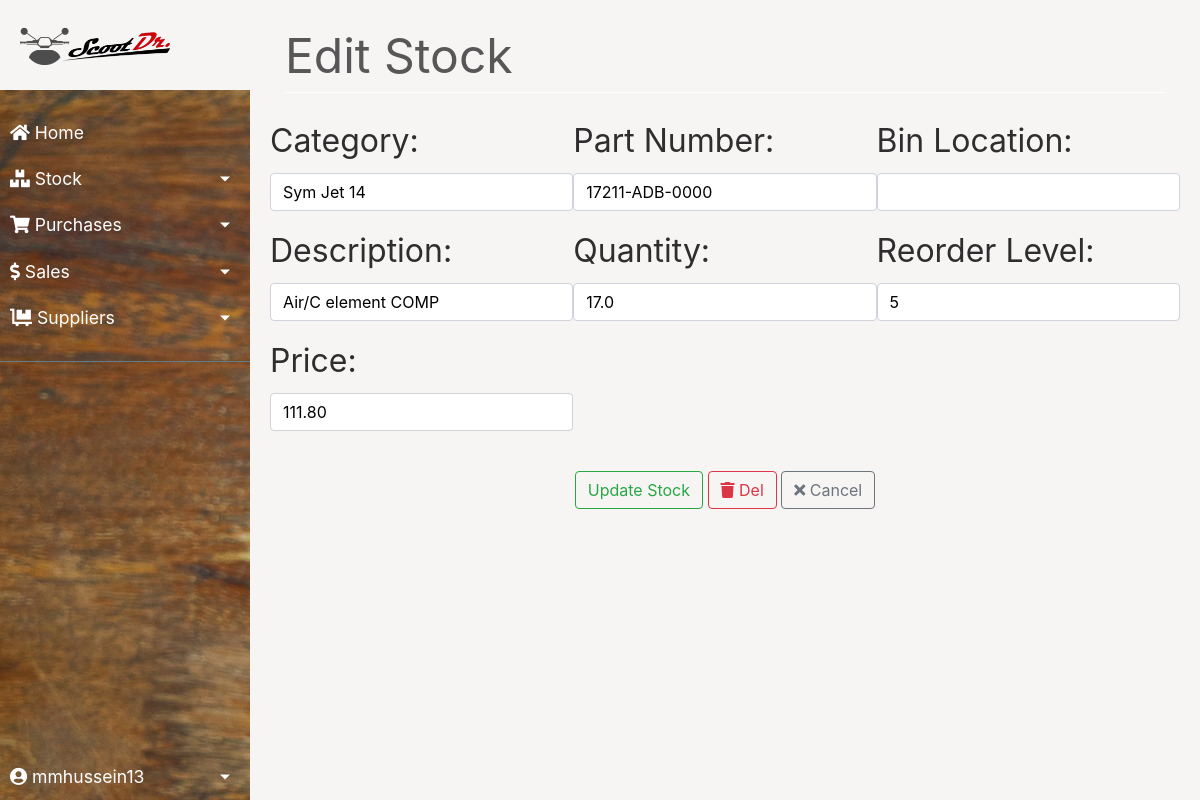
Screenshot of /inventory/stock/80/edit (signed in) with the database file from the repository.
### inventory/models.py (models this page shows, shortened)
class Stock(models.Model):
    id = models.AutoField(primary_key=True)
    category = models.CharField(max_length=50, blank=True, null=True)
    part_number = models.CharField(max_length=50, blank=False, null=True, unique=True)
    bin_location = models.CharField(max_length=50, blank=True, null=True)
    name = models.CharField(max_length=50, unique=True)
    quantity = models.FloatField(default=0)
    cost_per_item = models.DecimalField(max_digits=19, decimal_places=2, null=False, blank=False)
    reorder_level = models.IntegerField(default=0, blank=True, null=True)
    is_deleted = models.BooleanField(default=False)

### inventory/views.py (the view)
class StockUpdateView(SuccessMessageMixin, UpdateView):                                 # updateview class to edit stock, mixin used to display message
    model = Stock                                                                       # setting 'Stock' model as model
    form_class = StockForm                                                              # setting 'StockForm' form as form
    template_name = "edit_stock.html"                                                   # 'edit_stock.html' used as the template
    success_url = '/inventory'                                                          # redirects to 'inventory' page in the url after submitting the form
    success_message = "Stock has been updated successfully"                             # displays message when form is submitted
    def get_context_data(self, **kwargs):                                               # used to send additional context
        context = super().get_context_data(**kwargs)
        context["title"] = 'Edit Stock'
        context["savebtn"] = 'Update Stock'
        context["delbtn"] = 'Delete Stock'
        return context

### inventory/forms.py
class StockForm(forms.ModelForm):
    def __init__(self, *args, **kwargs):                                                        # used to set css classes to the various fields
        super().__init__(*args, **kwargs)
        self.fields['category'].widget.attrs.update({'class': 'textinput form-control'})
        self.fields['part_number'].widget.attrs.update({'class': 'textinput form-control'})
        self.fields['bin_location'].widget.attrs.update({'class': 'textinput form-control'})
        self.fields['name'].widget.attrs.update({'class': 'textinput form-control'})
        self.fields['quantity'].widget.attrs.update({'class': 'textinput form-control', 'min': '0'})
        self.fields['cost_per_item'].widget.attrs.update({'class': 'textinput form-control', 'min': '0'})
        self.fields['reorder_level'].widget.attrs.update({'class': 'textinput form-control', 'min': '0'})
    class Meta:
        model = Stock
        fields = ['category', 'part_number', 'bin_location', 'name', 'quantity', 'cost_per_item', 'reorder_level']

### inventory/templates/edit_stock.html (shortened to what this page needs)
{% extends "base.html" %}
{% block content %}
    <div style="color:#575757; font-style: bold; font-size: 3rem; border-bottom: 1px solid white;">{{title}}</div>
    <br>
    <form method="post">
        <div class="row">
            <div class="column">
                <div class="form-group ">
                    <label for="{{ form.category.id_for_label }}">Category:</label>
                    {{ form.category }}
                </div>
                <div class="form-group ">
                    <label for="{{ form.name.id_for_label }}">Description:</label>
                    {{ form.name }}
                </div>
            </div>
            <div class="column">
                <div class="form-group ">
                    <label for="{{ form.quantity.id_for_label }}">Part Number:</label>
                    {{ form.part_number }}
                </div>
                <div class="form-group ">
                    <label for="{{ form.quantity.id_for_label }}">Quantity:</label>
                    {{ form.quantity }}
                </div>
            </div>
            <div class="column">
                <div class="form-group ">
                    <label for="{{ form.bin_location.id_for_label }}">Bin Location:</label>
                    {{ form.bin_location }}
                </div>
                <div class="form-group ">
                    <label for="{{ form.reorder_level.id_for_label }}">Reorder Level:</label>
                    {{ form.reorder_level }}
                </div>
            </div>
            <div class="column">
                <div class="form-group ">
                    <label for="{{ form.cost_per_item.id_for_label }}">Price:</label>
                    {{ form.cost_per_item }}
                </div>
            </div>
          </div>
          <br>
        <div class="align-middle">
            <button type="submit" class="btn btn-outline-success">{{ savebtn }}</button>
            {% if delbtn %}
            {% if user.is_authenticated and user.is_staff %}
                <a href="{% url 'delete-stock' object.pk %}" class="btn  btn-outline-danger"><i class="fa fa-trash"></i> Del</a>
            {% endif %}
            {% endif %}
            <a href="{% url 'inventory' %}" class="btn btn-outline-secondary"><i class="fa fa-times" aria-hidden="true"></i> Cancel</a>
        </div>
    </form>
{% endblock content %}

### homepage/templates/base.html (shortened to what this page needs)
{% load static %}
<!DOCTYPE html>
<html lang="en">
<head>
    <link href='https://unpkg.com/boxicons@2.1.4/css/boxicons.min.css' rel='stylesheet'>
    <link rel="stylesheet" type="text/css" href="{% static 'bootstrap/bootstrap.min.css' %}">
    <link rel="stylesheet" href="https://use.fontawesome.com/releases/v5.7.0/css/all.css">
    <link rel="stylesheet" type="text/css" href="{% static 'css/main.css' %}">
    <link rel="stylesheet" type="text/css" href="{% static 'css/sidebar.css' %}">
    <link rel="stylesheet" type="text/css" href="{% static 'css/dialogbox.css' %}">
</head>
<body>
    <main id="wrapper">
    {% if user.is_authenticated %}
        <nav id="sidebar">
            <div class="sidebar-header">
                <a class="navbar-brand titlefont mr-4" href="{% url 'home' %}"><img src="static/img/logo-top.png" alt="ScootDr"  width="150" height=""></a>
            </div>
            <ul class="list-unstyled sidebar-components">
                <li>
                    <a class="sidebar-text sidebar-button" href="{% url 'home' %}"><i class="fas fa-home"></i> Home</a>
                </li>
                <li>
                    <a href="#inventorySubmenu" data-toggle="collapse" class="dropdown-toggle sidebar-text right-arrow sidebar-button"><i class="fas fa-boxes"></i>  Stock</a>
                </li>
                <li>
                    <a href="#purchaseSubmenu" data-toggle="collapse" class="dropdown-toggle sidebar-text right-arrow sidebar-button"><i class="fa fa-shopping-cart"></i>  Purchases</a>
                </li>
                <li>
                    <a href="#saleSubmenu" data-toggle="collapse" class="dropdown-toggle sidebar-text right-arrow sidebar-button"><i class="fas fa-dollar-sign"></i>  Sales</a>
                </li>
                <li>
                    <a href="#supplierSubmenu" data-toggle="collapse" class="dropdown-toggle sidebar-text right-arrow sidebar-button"><i class="fas fa-dolly-flatbed"></i>  Suppliers</a>
                </li>
                <li class="bottomleft">
                    <a href="#UserSubmenu" data-toggle="collapse" class="dropdown-toggle sidebar-text right-arrow sidebar-button"><i class="fas fa-user-circle"></i> {{ request.user.username }}</a>
                </li>
            </ul>
        </nav>
        <div id="content">
            <div class="row">
                <div class="col-md-12">
    {% endif %}
                    <div class="container">
                        {% block content %}
                        {% endblock content %}
                    </div>
                </div>
            </div>
            <br>
        </div>
    </main>
</body>
</html>

### homepage/static/css/main.css (style rules this page uses)
body, html { height: 100%; background-color: rgb(247, 244, 244); }
.form-group { color: white; }
label { color: rgb(46, 46, 46); font-size: 2rem; }
a { color: #55b159; }
ol, li { color: white; }
ul { margin: 0; }
.titlefont { color: #228dff; font-family: Audiowide; }
.align-middle { text-align: center; }
.textinput { background-color: #ffffff; color: black; }
.column { float: left; width: 33.33%; }
.row:after { content: ""; display: table; clear: both; }

### homepage/static/css/sidebar.css (style rules this page uses)
.sidebar-text, .sidebar-text:hover, .sidebar-text:focus { color: inherit; text-decoration: none; transition: all 0.3s; }
#wrapper { display: flex; width: 100%; align-items: stretch; }
#sidebar { width: 250px; position: fixed; top: 0; left: 0; height: 100vh; z-index: 999; background: #5ac7cf; background-image: url("../img/background_coffee.jpg"); color: #fff; transition: all 0.3s; }
.sidebar-header { padding: 20px; background: rgb(247, 244, 244); }
.sidebar-components { padding: 20px 0; border-bottom: 1px solid #607d8b; }
.dropdown-toggle::after { display: block; position: absolute; top: 50%; right: 20px; transform: translateY(-50%); }
a.right-arrow[data-toggle="collapse"] { position: relative; }
.sidebar-button { padding: 10px; font-size: 1.1em; display: block; }
.bottomleft { bottom: 0; position: absolute; min-width: 250px; max-width: 250px; }
#content { width: 100%; margin-left: 250px; padding: 20px; min-height: 100vh; transition: all 0.3s; }

### rows the page displays
Stock: category "Sym Jet 14", name "Air/C element COMP", part_number "17211-ADB-0000", quantity "17.0", reorder_level "5", cost_per_item "111.80"

### other values shown
{{ request.user.username }} "mmhussein13"
{{ title }} "Edit Stock"
{{ savebtn }} "Update Stock"
